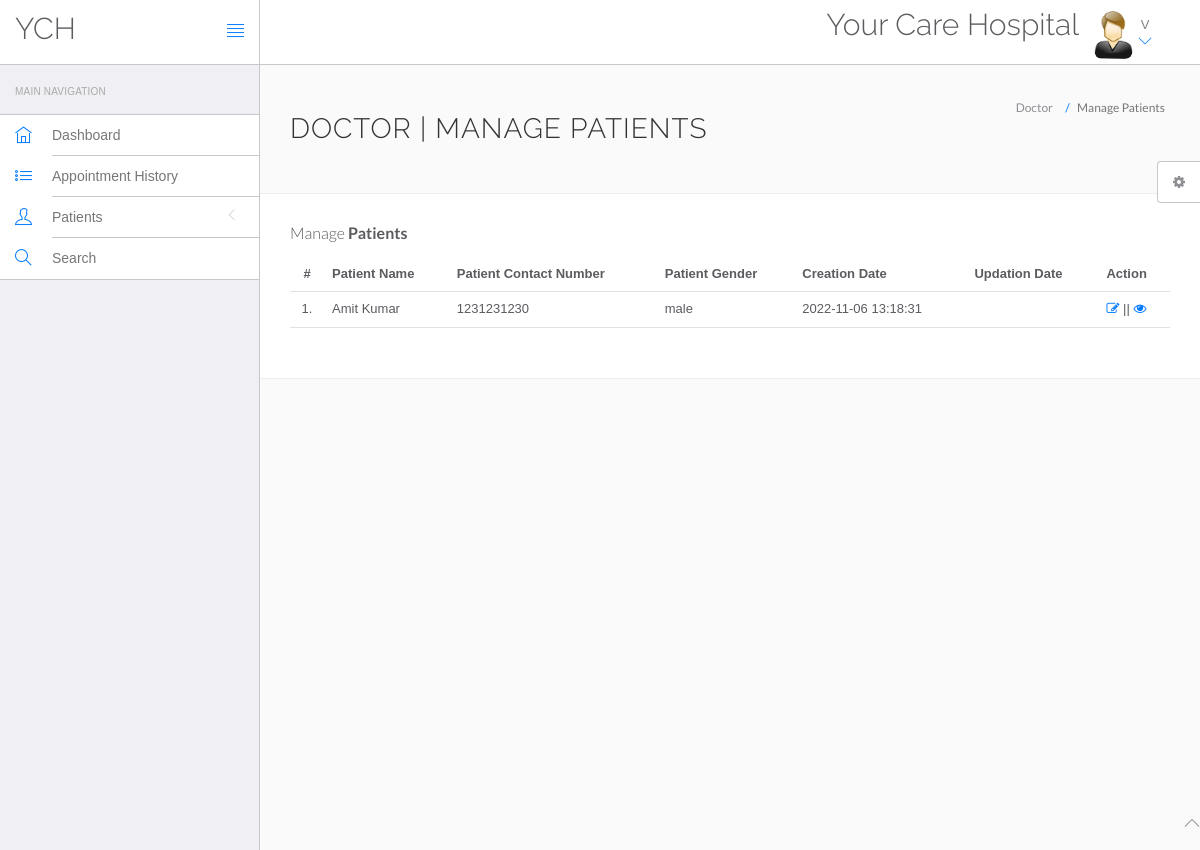
Screenshot of /hms/doctor/manage-patient.php (signed in) with the database file from the repository.
### tables this page shows
CREATE TABLE `doctors` (
  `id` int(11) NOT NULL,
  `specilization` varchar(255) DEFAULT NULL,
  `doctorName` varchar(255) DEFAULT NULL,
  `address` longtext DEFAULT NULL,
  `docFees` varchar(255) DEFAULT NULL,
  `contactno` bigint(11) DEFAULT NULL,
  `docEmail` varchar(255) DEFAULT NULL,
  `password` varchar(255) DEFAULT NULL,
  `creationDate` timestamp NULL DEFAULT current_timestamp(),
  `updationDate` timestamp NULL DEFAULT NULL ON UPDATE current_timestamp()
);

CREATE TABLE `tblpatient` (
  `ID` int(10) NOT NULL,
  `Docid` int(10) DEFAULT NULL,
  `PatientName` varchar(200) DEFAULT NULL,
  `PatientContno` bigint(10) DEFAULT NULL,
  `PatientEmail` varchar(200) DEFAULT NULL,
  `PatientGender` varchar(50) DEFAULT NULL,
  `PatientAdd` mediumtext DEFAULT NULL,
  `PatientAge` int(10) DEFAULT NULL,
  `PatientMedhis` mediumtext DEFAULT NULL,
  `CreationDate` timestamp NULL DEFAULT current_timestamp(),
  `UpdationDate` timestamp NULL DEFAULT NULL ON UPDATE current_timestamp()
);

### hms/doctor/manage-patient.php (the view, shortened to what this page needs)
<?php
include('include/config.php');
if(strlen($_SESSION['id']==0)) {
 header('location:logout.php');
  } else{
?>
<!DOCTYPE html>
<html lang="en">
	<head>
		<link rel="stylesheet" href="vendor/bootstrap/css/bootstrap.min.css">
		<link rel="stylesheet" href="vendor/fontawesome/css/font-awesome.min.css">
		<link rel="stylesheet" href="vendor/themify-icons/themify-icons.min.css">
		<link href="vendor/animate.css/animate.min.css" rel="stylesheet" media="screen">
		<link href="vendor/perfect-scrollbar/perfect-scrollbar.min.css" rel="stylesheet" media="screen">
		<link href="vendor/switchery/switchery.min.css" rel="stylesheet" media="screen">
		<link href="vendor/bootstrap-touchspin/jquery.bootstrap-touchspin.min.css" rel="stylesheet" media="screen">
		<link href="vendor/select2/select2.min.css" rel="stylesheet" media="screen">
		<link href="vendor/bootstrap-datepicker/bootstrap-datepicker3.standalone.min.css" rel="stylesheet" media="screen">
		<link href="vendor/bootstrap-timepicker/bootstrap-timepicker.min.css" rel="stylesheet" media="screen">
		<link rel="stylesheet" href="assets/css/styles.css">
		<link rel="stylesheet" href="assets/css/plugins.css">
		<link rel="stylesheet" href="assets/css/themes/theme-1.css" id="skin_color" />
	</head>
	<body>
		<div id="app">
<?php include('include/sidebar.php');?>
<div class="app-content">
<?php include('include/header.php');?>
<div class="main-content" >
<div class="wrap-content container" id="container">
<section id="page-title">
<div class="row">
<div class="col-sm-8">
<h1 class="mainTitle">Doctor | Manage Patients</h1>
</div>
<ol class="breadcrumb">
<li>
<span>Doctor</span>
</li>
<li class="active">
<span>Manage Patients</span>
</li>
</ol>
</div>
</section>
<div class="container-fluid container-fullw bg-white">
<div class="row">
<div class="col-md-12">
<h5 class="over-title margin-bottom-15">Manage <span class="text-bold">Patients</span></h5>
<table class="table table-hover" id="sample-table-1">
<thead>
<tr>
<th class="center">#</th>
<th>Patient Name</th>
<th>Patient Contact Number</th>
<th>Patient Gender </th>
<th>Creation Date </th>
<th>Updation Date </th>
<th>Action</th>
</tr>
</thead>
<tbody>
<?php
$docid=$_SESSION['id'];
$sql=mysqli_query($con,"select * from tblpatient where Docid='$docid' ");
$cnt=1;
while($row=mysqli_fetch_array($sql))
{
?>
<tr>
<td class="center"><?php echo $cnt;?>.</td>
<td class="hidden-xs"><?php echo $row['PatientName'];?></td>
<td><?php echo $row['PatientContno'];?></td>
<td><?php echo $row['PatientGender'];?></td>
<td><?php echo $row['CreationDate'];?></td>
<td><?php echo $row['UpdationDate'];?>
</td>
<td>
<a href="edit-patient.php?editid=<?php echo $row['ID'];?>"><i class="fa fa-edit"></i></a> || <a href="view-patient.php?viewid=<?php echo $row['ID'];?>"><i class="fa fa-eye"></i></a>
</td>
</tr>
<?php
$cnt=$cnt+1;
 }?></tbody>
</table>
</div>
</div>
</div>
</div>
</div>
</div>
</div>
	<?php include('include/footer.php');?>
	<?php include('include/setting.php');?>
	</body>
</html>
<?php } ?>

### hms/doctor/include/header.php (shortened to what this page needs)
<header class="navbar navbar-default navbar-static-top">
					<div class="navbar-header">
						<a class="navbar-brand" href="#">
							<h2 style="padding-top:20% ">YCH</h2>
						</a>
						<a href="#" class="sidebar-toggler pull-right visible-md visible-lg" data-toggle-class="app-sidebar-closed" data-toggle-target="#app">
							<i class="ti-align-justify"></i>
						</a>
					</div>
					<div class="navbar-collapse collapse">
						<ul class="nav navbar-right">
								<li  style="padding-top:2% ">
								<h2>Your Care Hospital</h2>
							</li>
							<li class="dropdown current-user">
								<a href class="dropdown-toggle" data-toggle="dropdown">
									<img src="assets/images/images.jpg" > <span class="username">
									<?php $query=mysqli_query($con,"select doctorName from doctors where id='".$_SESSION['id']."'");
while($row=mysqli_fetch_array($query))
{
	echo $row['doctorName'];
}
									?> <i class="ti-angle-down"></i></i></span>
								</a>
							</li>
						</ul>
					</div>
				</header>

### hms/doctor/assets/css/themes/theme-1.css (style rules this page uses)
body { background: #FAFAFA; }
header .navbar-header { background: #ffffff !important; border-right-color: #c8c7cc !important; border-bottom-color: #c8c7cc !important; }
header .navbar-header .sidebar-toggler, header .navbar-header .sidebar-mobile-toggler { color: #007aff !important; }
header .navbar-header .navbar-brand { color: #777 !important; }
header .navbar-collapse { background: #ffffff !important; border-bottom-color: #c8c7cc !important; box-shadow: none !important; }
header .navbar-collapse .navbar-right > li > a { color: #777; }
header .navbar-collapse .navbar-right > li > a i { color: #007aff !important; }

### rows the page displays
doctors: doctorName "V"
tblpatient: PatientName "Amit Kumar", PatientContno "1231231230", PatientGender "male", CreationDate "2022-11-06 13:18:31"
